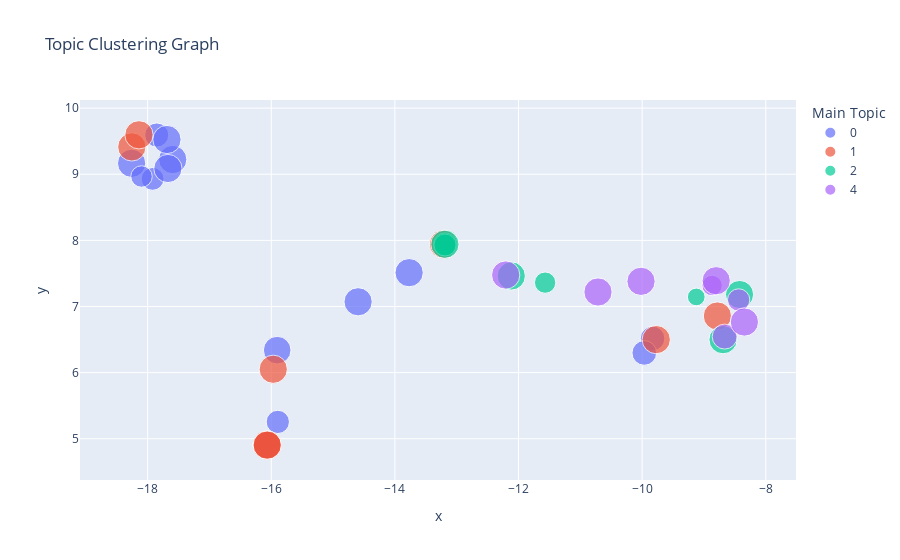

The notebook cell this image was saved under:
### Markdown cell above
This visualization generates a 2D clustering graph representing each article as a point in the topic space, which uses t-SNE dimensionality reduction and clustering. The goal of this visualization is to show every article compared to each other by their similarity in topics. You should see clusters of articles that share a lot of topic words and overall themes, while articles that differ in their topics are shown far apart. Colored by an article's main topic.

### Code cell
visualize_topic_cluster_tsne(lda_model, df)

### Figure 1 — Plotly figure (JSON) as saved in the notebook; plotly's stock layout.template omitted (floating-point values rounded to 4 significant figures)
{"data": [{"customdata": [[39, [["democratic", "president", "phillip", "campaign", "people", "group", "run", "voter", "support", "party"]], "www.foxnews.com", "Neutral Positive", "0"], [37, [["democratic", "president", "phillip", "campaign", "people", "group", "run", "voter", "support", "party"]], "www.usatoday.com", "Neutral Positive", "0"], [36, [["democratic", "president", "phillip", "campaign", "people", "group", "run", "voter", "support", "party"]], "www.washingtonpost.com", "Neutral", "0"], [35, [["democratic", "president", "phillip", "campaign", "people", "group", "run", "voter", "support", "party"]], "www.foxnews.com", "Neutral Negative", "0"], [34, [["democratic", "president", "phillip", "campaign", "people", "group", "run", "voter", "support", "party"]], "www.cnn.com", "Neutral Positive", "0"], [5, [["democratic", "president", "phillip", "campaign", "people", "group", "run", "voter", "support", "party"]], "www.nation.com.pk", "Neutral Positive", "0"], [32, [["democratic", "president", "phillip", "campaign", "people", "group", "run", "voter", "support", "party"]], "www.reuters.com", "Neutral Negative", "0"], [31, [["democratic", "president", "phillip", "campaign", "people", "group", "run", "voter", "support", "party"]], "www.startribune.com", "Positive", "0"], [29, [["democratic", "president", "phillip", "campaign", "people", "group", "run", "voter", "support", "party"]], "www.washingtonpost.com", "Positive", "0"], [27, [["democratic", "president", "phillip", "campaign", "people", "group", "run", "voter", "support", "party"]], "www.foxnews.com", "Neutral Negative", "0"], [26, [["democratic", "president", "phillip", "campaign", "people", "group", "run", "voter", "support", "party"]], "www.nbcnews.com", "Neutral", "0"], [23, [["democratic", "president", "phillip", "campaign", "people", "group", "run", "voter", "support", "party"]], "www.usatoday.com", "Positive", "0"], [38, [["democratic", "president", "phillip", "campaign", "people", "group", "run", "voter", "support", "party"]], "www.reuters.com", "Negative", "0"], [14, [["democratic", "president", "phillip", "campaign", "people", "group", "run", "voter", "support", "party"]], "www.newsnationnow.com", "Positive", "0"], [17, [["democratic", "president", "phillip", "campaign", "people", "group", "run", "voter", "support", "party"]], "www.politico.com", "Positive", "0"]], "hovertemplate": "ID: %{customdata[0]}<br>Associated Words: %{customdata[1]}<br>Address: %{customdata[2]}<br>Sentiment Label: %{customdata[3]}<br>Main Topic:%{customdata[4]}", "legendgroup": "0", "marker": {"color": "#636efa", "size": [0.9975, 0.7277, 0.9989, 0.6487, 0.9986, 0.7565, 0.9946, 0.9959, 0.9989, 0.5767, 0.9545, 0.9926, 0.9966, 0.6767, 0.7606], "sizemode": "area", "sizeref": 0.002498, "symbol": "circle"}, "mode": "markers", "name": "0", "orientation": "v", "showlegend": true, "type": "scatter", "x": [-18.26, -17.85, -13.77, -17.92, -17.59, -9.831, -14.59, -17.67, -17.69, -18.1, -15.9, -16.06, -16.07, -15.89, -9.965], "xaxis": "x", "y": [9.166, 9.593, 7.511, 8.929, 9.223, 6.516, 7.071, 9.087, 9.525, 8.966, 6.339, 4.902, 4.905, 5.255, 6.298], "yaxis": "y"}, {"customdata": [[18, [["hunter", "president", "investigation", "charge", "family", "gun", "son", "evidence", "political", "document"]], "www.cnn.com", "Neutral", "1"], [0, [["hunter", "president", "investigation", "charge", "family", "gun", "son", "evidence", "political", "document"]], "www.foxnews.com", "Neutral", "1"], [19, [["hunter", "president", "investigation", "charge", "family", "gun", "son", "evidence", "political", "document"]], "www.washingtonexaminer.com", "Negative", "1"], [1, [["hunter", "president", "investigation", "charge", "family", "gun", "son", "evidence", "political", "document"]], "www.foxnews.com", "Neutral", "1"], [3, [["hunter", "president", "investigation", "charge", "family", "gun", "son", "evidence", "political", "document"]], "apnews.com", "Neutral Negative", "1"], [4, [["hunter", "president", "investigation", "charge", "family", "gun", "son", "evidence", "political", "document"]], "www.nation.com.pk", "Negative", "1"], [7, [["hunter", "president", "investigation", "charge", "family", "gun", "son", "evidence", "political", "document"]], "www.cnn.com", "Negative", "1"], [8, [["hunter", "president", "investigation", "charge", "family", "gun", "son", "evidence", "political", "document"]], "abcnews.go.com", "Neutral Negative", "1"], [9, [["hunter", "president", "investigation", "charge", "family", "gun", "son", "evidence", "political", "document"]], "apnews.com", "Neutral", "1"]], "hovertemplate": "ID: %{customdata[0]}<br>Associated Words: %{customdata[1]}<br>Address: %{customdata[2]}<br>Sentiment Label: %{customdata[3]}<br>Main Topic:%{customdata[4]}", "legendgroup": "1", "marker": {"color": "#EF553B", "size": [0.9989, 0.9977, 0.9988, 0.9982, 0.9984, 0.9949, 0.9983, 0.9965, 0.9949], "sizemode": "area", "sizeref": 0.002498, "symbol": "circle"}, "mode": "markers", "name": "1", "orientation": "v", "showlegend": true, "type": "scatter", "x": [-16.07, -13.21, -9.772, -18.26, -18.14, -16.07, -16.06, -15.97, -8.783], "xaxis": "x", "y": [4.905, 7.941, 6.499, 9.413, 9.596, 4.907, 4.903, 6.051, 6.856], "yaxis": "y"}, {"customdata": [[2, [["primary", "state", "hunter", "write", "party", "nation", "vote", "candidate", "democratic", "ballot"]], "www.foxnews.com", "Negative", "2"], [33, [["primary", "state", "hunter", "write", "party", "nation", "vote", "candidate", "democratic", "ballot"]], "apnews.com", "Neutral", "2"], [6, [["primary", "state", "hunter", "write", "party", "nation", "vote", "candidate", "democratic", "ballot"]], "www.nation.com.pk", "Negative", "2"], [30, [["primary", "state", "hunter", "write", "party", "nation", "vote", "candidate", "democratic", "ballot"]], "www.wmur.com", "Positive", "2"], [28, [["primary", "state", "hunter", "write", "party", "nation", "vote", "candidate", "democratic", "ballot"]], "abcnews.go.com", "Neutral Positive", "2"], [25, [["primary", "state", "hunter", "write", "party", "nation", "vote", "candidate", "democratic", "ballot"]], "www.politico.com", "Positive", "2"], [24, [["primary", "state", "hunter", "write", "party", "nation", "vote", "candidate", "democratic", "ballot"]], "apnews.com", "Positive", "2"], [16, [["primary", "state", "hunter", "write", "party", "nation", "vote", "candidate", "democratic", "ballot"]], "www.thenation.com", "Neutral Positive", "2"]], "hovertemplate": "ID: %{customdata[0]}<br>Associated Words: %{customdata[1]}<br>Address: %{customdata[2]}<br>Sentiment Label: %{customdata[3]}<br>Main Topic:%{customdata[4]}", "legendgroup": "2", "marker": {"color": "#00cc96", "size": [0.6587, 0.6058, 0.3923, 0.5677, 0.9977, 0.9868, 0.9984, 0.9991], "sizemode": "area", "sizeref": 0.002498, "symbol": "circle"}, "mode": "markers", "name": "2", "orientation": "v", "showlegend": true, "type": "scatter", "x": [-13.19, -13.19, -9.125, -11.57, -13.19, -8.424, -12.12, -8.691], "xaxis": "x", "y": [7.94, 7.929, 7.144, 7.361, 7.941, 7.181, 7.462, 6.498], "yaxis": "y"}, {"customdata": [[10, [["office", "hunter", "information", "source", "foreign", "family", "attorney", "investigation", "relate", "letter"]], "nypost.com", "Neutral", "4"], [11, [["office", "hunter", "information", "source", "foreign", "family", "attorney", "investigation", "relate", "letter"]], "www.foxnews.com", "Negative", "4"], [22, [["office", "hunter", "information", "source", "foreign", "family", "attorney", "investigation", "relate", "letter"]], "www.washingtontimes.com", "Neutral Positive", "4"], [21, [["office", "hunter", "information", "source", "foreign", "family", "attorney", "investigation", "relate", "letter"]], "thefederalist.com", "Neutral Negative", "4"], [20, [["office", "hunter", "information", "source", "foreign", "family", "attorney", "investigation", "relate", "letter"]], "www.dailymail.co.uk", "Negative", "4"], [12, [["office", "hunter", "information", "source", "foreign", "family", "attorney", "investigation", "relate", "letter"]], "www.grassley.senate.gov", "Neutral Negative", "4"], [13, [["office", "hunter", "information", "source", "foreign", "family", "attorney", "investigation", "relate", "letter"]], "wjla.com", "Negative", "4"], [15, [["office", "hunter", "information", "source", "foreign", "family", "attorney", "investigation", "relate", "letter"]], "nypost.com", "Neutral Positive", "4"]], "hovertemplate": "ID: %{customdata[0]}<br>Associated Words: %{customdata[1]}<br>Address: %{customdata[2]}<br>Sentiment Label: %{customdata[3]}<br>Main Topic:%{customdata[4]}", "legendgroup": "4", "marker": {"color": "#ab63fa", "size": [0.5205, 0.999, 0.6227, 0.9988, 0.9978, 0.9958, 0.7808, 0.998], "sizemode": "area", "sizeref": 0.002498, "symbol": "circle"}, "mode": "markers", "name": "4", "orientation": "v", "showlegend": true, "type": "scatter", "x": [-8.868, -12.21, -8.439, -10.02, -8.802, -10.71, -8.664, -8.346], "xaxis": "x", "y": [7.317, 7.476, 7.099, 7.38, 7.39, 7.219, 6.545, 6.765], "yaxis": "y"}], "layout": {"legend": {"itemsizing": "constant", "title": {"text": "Main Topic"}, "tracegroupgap": 0}, "title": {"text": "Topic Clustering Graph"}, "xaxis": {"anchor": "y", "domain": [0, 1], "title": {"text": "x"}}, "yaxis": {"anchor": "x", "domain": [0, 1], "title": {"text": "y"}}}}
